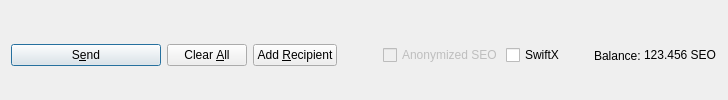
         <widget class="QFrame" name="frame_Send">
          <layout class="QHBoxLayout" name="horizontalLayout">
           <property name="bottomMargin">
            <number>0</number>
           </property>
           <item>
            <widget class="QPushButton" name="sendButton">
             <property name="minimumSize">
              <size>
               <width>150</width>
               <height>0</height>
              </size>
             </property>
             <property name="toolTip">
              <string>Confirm the send action</string>
             </property>
             <property name="text">
              <string>S&amp;end</string>
             </property>
             <property name="icon">
              <iconset resource="../seocoin.qrc">
               <normaloff>:/icons/domain</normaloff>:/icons/domain</iconset>
             </property>
             <property name="autoDefault">
              <bool>false</bool>
             </property>
             <property name="default">
              <bool>true</bool>
             </property>
            </widget>
           </item>
           <item>
            <widget class="QPushButton" name="clearButton">
             <property name="sizePolicy">
              <sizepolicy hsizetype="Minimum" vsizetype="Fixed">
               <horstretch>0</horstretch>
               <verstretch>0</verstretch>
              </sizepolicy>
             </property>
             <property name="toolTip">
              <string>Clear all fields of the form.</string>
             </property>
             <property name="text">
              <string>Clear &amp;All</string>
             </property>
             <property name="icon">
              <iconset resource="../seocoin.qrc">
               <normaloff>:/icons/remove</normaloff>:/icons/remove</iconset>
             </property>
             <property name="autoDefault">
              <bool>false</bool>
             </property>
            </widget>
           </item>
           <item>
            <widget class="QPushButton" name="addButton">
             <property name="toolTip">
              <string>Send to multiple recipients at once</string>
             </property>
             <property name="text">
              <string>Add &amp;Recipient</string>
             </property>
             <property name="icon">
              <iconset resource="../seocoin.qrc">
               <normaloff>:/icons/add</normaloff>:/icons/add</iconset>
             </property>
             <property name="autoDefault">
              <bool>false</bool>
             </property>
            </widget>
           </item>
           <item>
            <spacer name="horizontalSpacer">
             <property name="orientation">
              <enum>Qt::Horizontal</enum>
             </property>
             <property name="sizeHint" stdset="0">
              <size>
               <width>40</width>
               <height>20</height>
              </size>
             </property>
            </spacer>
           </item>
           <item>
            <layout class="QHBoxLayout" name="horizontalLayout_2">
             <property name="spacing">
              <number>3</number>
             </property>
             <item>
              <widget class="QCheckBox" name="checkzSEO">
               <property name="enabled">
                <bool>false</bool>
               </property>
               <property name="text">
                <string>Anonymized SEO</string>
               </property>
              </widget>
             </item>
             <item>
              <widget class="QCheckBox" name="checkSwiftTX">
               <property name="enabled">
                <bool>true</bool>
               </property>
               <property name="minimumSize">
                <size>
                 <width>85</width>
                 <height>0</height>
                </size>
               </property>
               <property name="text">
                <string>SwiftX</string>
               </property>
              </widget>
             </item>
             <item>
              <widget class="QLabel" name="label">
               <property name="text">
                <string>Balance:</string>
               </property>
              </widget>
             </item>
             <item>
              <widget class="QLabel" name="labelBalance">
               <property name="sizePolicy">
                <sizepolicy hsizetype="Preferred" vsizetype="Fixed">
                 <horstretch>0</horstretch>
                 <verstretch>0</verstretch>
                </sizepolicy>
               </property>
               <property name="cursor">
                <cursorShape>IBeamCursor</cursorShape>
               </property>
               <property name="text">
                <string notr="true">123.456 SEO</string>
               </property>
               <property name="textInteractionFlags">
                <set>Qt::LinksAccessibleByMouse|Qt::TextSelectableByKeyboard|Qt::TextSelectableByMouse</set>
               </property>
              </widget>
             </item>
            </layout>
           </item>
          </layout>
         </widget>
